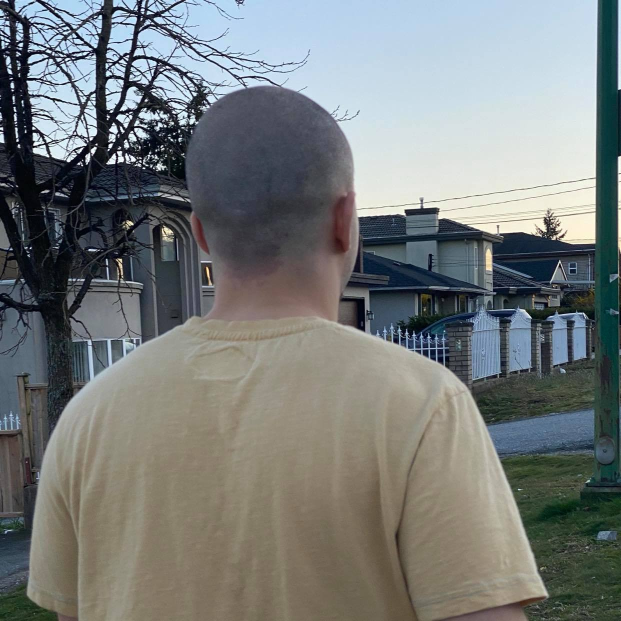
%> input picture mean shift/head.jpg, 1242 x 1242 px (shown at 1/2 size)
$ octave TOP_MEAN_SEG_COLOR1.m   (GNU Octave 9; MATLAB toolbox functions it lacks are replaced by stand-ins)
%> lines starting %> are read from the running program, lines starting %| are printed output that depends on the picture
### mean shift/segment_process.m
function[V,U,T,E]=segment_process(X,c,options, init_V)


n=size(X,1);
p=size(X,2);
m=options(1);
eta=options(2);
max_iter=options(3);
term_thr=options(4);
display=options(5);
E=zeros(max_iter, 1);
V=init_V;

for i=1:max_iter
    [V,U,T,E(i)]=shift_seg_process(X,V,c,m,eta);
    if(display && rem(i,5)==0)
        fprintf('Iteration=%d, measure value = %2.15e\n',i,E(i));
    end
    if E(i) <= term_thr, break; end,
end
iter_n= i;
E(iter_n+1:max_iter)= [];

### mean shift/shift_seg_process.m
 function[V,U,T,E]=shift_seg_process(X,V,c,m,eta)
n=size(X,1);
p=size(X,2);
dist=dist_measure(V,X);
tmp=dist.^(-2/(m-1));
U=tmp./(ones(c,1)*sum(tmp));

si = find (tmp==inf);
U(si)=1;
tmp=dist.^(-2/(eta-1));
T=tmp./((sum(tmp')')* ones(1,n));
T(si)=1;
tmp= find ((sum (T')- ones(1,c)) > 0.0001);
V_old=V;
Us= U.^(m);
Ts =T.^eta;
V = ((Us+Ts) *X) ./ ((ones(p,1)*sum((Us+Ts)'))');
E= norm(V-V_old, 1);

### mean shift/dist_measure.m
function dist=dist_measure(V,X)
c = size(V,1);
p = size(V,2);
n = size(X,1);
dist =zeros(c,n);
if p > 1
    for k=1:C
        dist(k, :)=sqrt (sum(((X-ones(n,1)*V(k, :)).^2)') );
    end;

else
    for k=1:c
        dist (k, :)=abs (V(k)-X)';
    end
end


### mean shift/TOP_MEAN_SEG_COLOR1.m
img=imread('head.jpg');
%> img is the input picture: size 1242x1242x3 uint8; mean R, G, B 119.4, 123.6, 122.9
img1=imresize(img,[256,256]);
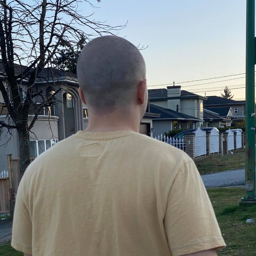
%> img1: size 256x256x3 uint8; mean R, G, B 119.4, 123.6, 122.9
%figure,imshow(img1);
%dim=ndims(img1);
%if(dim==3)
    img11=rgb2gray(img1);
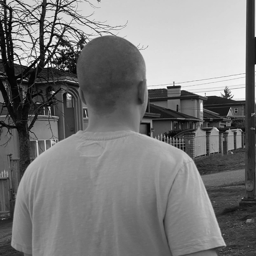
%> img11: size 256x256 uint8; min 0, max 254, mean 122.3
% end
wresize=256;
img=double(img11);
%> img: size 256x256 double
filt_img=img;
no_of_grp=6;
img_in=double(filt_img(:));
m=1.2;
term_thr=1e-3;
eta=2.0;
max_iter=500;
init_val=randsrc(no_of_grp,1,1:255);

[group_val,grp_loc]=segment_process(img_in,no_of_grp,[m; eta; max_iter; term_thr;1],init_val);
%> the loop in segment_process, `for i=1:max_iter` made 173 passes
%> (V_old in shift_seg_process, E in shift_seg_process, V) on passes 2 to 4: ([219.4; 180.9; 112.4; 51.93; 138; 97.14], 24.97, [219; 175.2; 116.1; 46.84; 140.5; 89.75]), ([219; 175.2; 116.1; 46.84; 140.5; 89.75], 13.06, [218.7; 173; 117.1; 43.42; 141.8; 84.74]), ([218.7; 173; 117.1; 43.42; 141.8; 84.74], 8.14, [218.6; 172.3; 116.7; 40.8; 142.3; 80.86])
%| Iteration=5, measure value = 6.847695746236219e+00
%| Iteration=10, measure value = 2.805314651964444e+00
%| Iteration=15, measure value = 1.347210843164177e+00
%| Iteration=20, measure value = 8.975120789740885e-01
%| Iteration=25, measure value = 7.404536090358640e-01
%| Iteration=30, measure value = 6.532996389653363e-01
%| Iteration=35, measure value = 5.894578231059171e-01
%| Iteration=40, measure value = 5.453346561101888e-01
%> (further printed lines are left out)
%> after the loop in segment_process, `for i=1:max_iter`: E = 500 values, max 49.81 at index 1, min 0 at index 174, mean 0.37; V = [217.3; 153.6; 95.65; 28.19; 125.5; 62.45]
%> group_val = [217.3; 153.6; 95.65; 28.19; 125.5; 62.45]
finalimg=zeros(256,256);


for k3= 1:no_of_grp
    img_val1=zeros(256,256);
    loc1=find(grp_loc(k3,:)==max(grp_loc));

    img_val1(loc1)=img(loc1);
    loc3=find(img_val1 ~=0);
    finalimg(loc3)=k3*50;
end
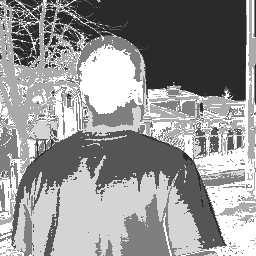
%> finalimg: size 256x256 double; min 0, max 300, mean 174.3; drawn with min black and max white
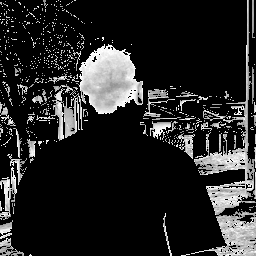
%> img_val1: size 256x256 double; min 0, max 79, mean 11.7; drawn with min black and max white

%figure,imshow(uint8(finalimg));
edimg=edge(finalimg);
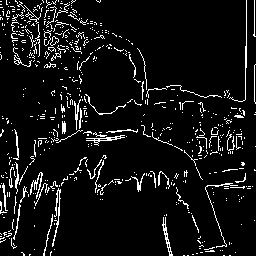
%> edimg: size 256x256 logical; 7.2% white in thin lines or dots
%figure,imshow(edimg);
partimg=1-edimg;
%> partimg: size 256x256 double; values 0 (black) and 1 (white), 92.8% white; black in thin lines or dots

img1=double(img1);
%> img1: size 256x256x3 double
fullimg(:,:,1)=img1(:,:,1).*partimg;
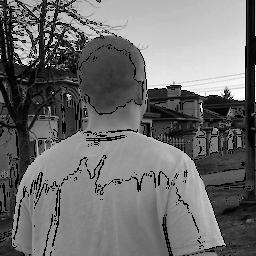
%> fullimg: size 256x256 double; min 0, max 255, mean 110.7
fullimg(:,:,2)=img1(:,:,2).*partimg;
fullimg(:,:,3)=img1(:,:,3).*partimg;
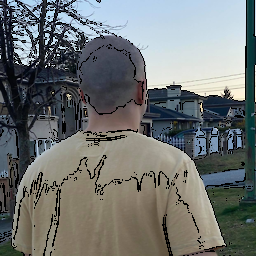
%> fullimg: size 256x256x3 double; mean R, G, B 110.7, 114.7, 113.8

figure,imshow(uint8(fullimg));
